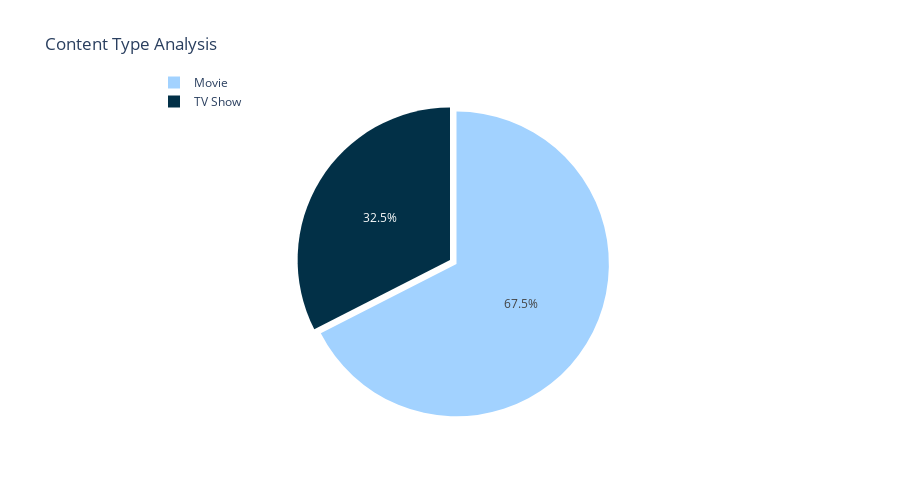

This figure's notebook cell:
### Markdown cell above
<h4>Content Type Analysis</h4>

### Code cell
col = "type"
grouped = df[col].value_counts().reset_index()
grouped = grouped.rename(columns = {col : "count", "index" : col})

## plot
trace = go.Pie(labels=grouped[col], values=grouped['count'], pull=[0.05, 0], marker=dict(colors=["#a2d2ff", "#023047"]))
layout = go.Layout(title="Content Type Analysis", height=500, legend=dict(x=0.1, y=1.1))
fig = go.Figure(data = [trace], layout = layout)
iplot(fig)

### Figure 1 — Plotly figure (JSON) as saved in the notebook; plotly's stock layout.template omitted (floating-point values rounded to 4 significant figures)
{"data": [{"labels": ["Movie", "TV Show"], "marker": {"colors": ["#a2d2ff", "#023047"]}, "pull": [0.05, 0], "type": "pie", "values": [3939, 1898]}], "layout": {"height": 500, "legend": {"x": 0.1, "y": 1.1}, "title": {"text": "Content Type Analysis"}}}
